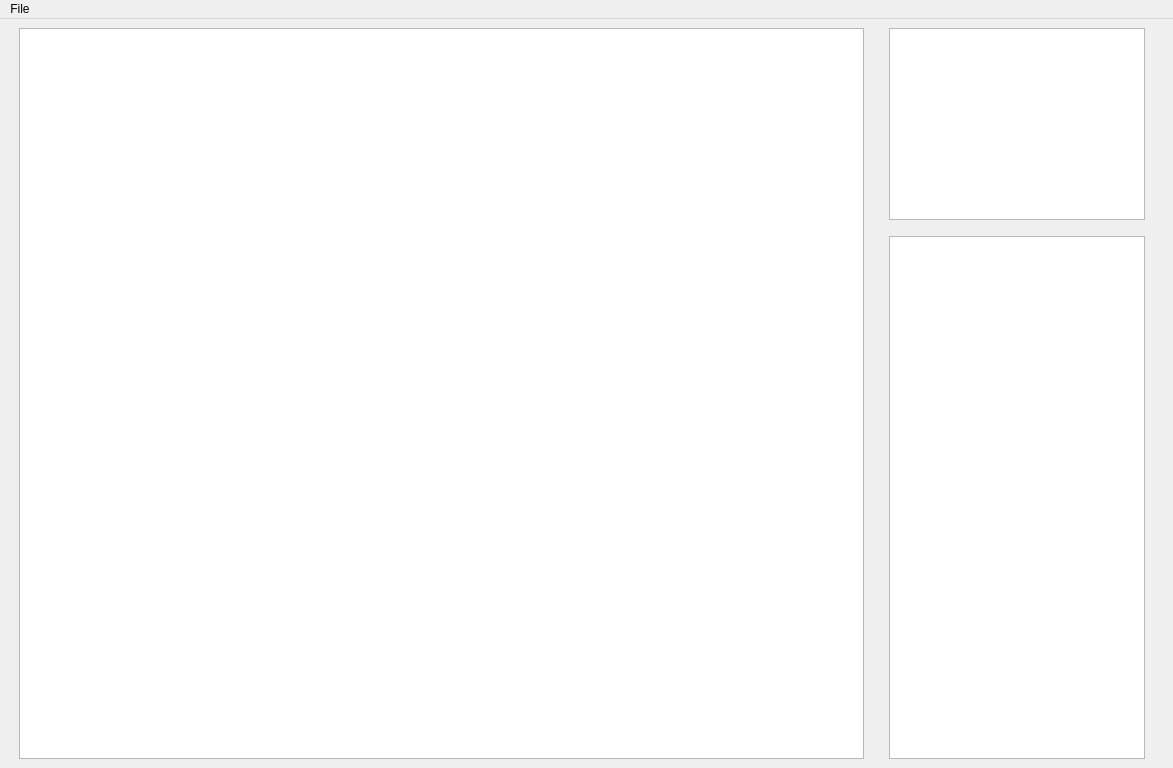
<?xml version="1.0" encoding="UTF-8"?>
<ui version="4.0">
 <class>MainWindow</class>
 <widget class="QMainWindow" name="MainWindow">
  <property name="geometry">
   <rect>
    <x>0</x>
    <y>0</y>
    <width>1173</width>
    <height>768</height>
   </rect>
  </property>
  <property name="windowTitle">
   <string>MainWindow</string>
  </property>
  <widget class="QWidget" name="centralwidget">
   <layout class="QHBoxLayout" name="horizontalLayout">
    <item>
     <spacer name="horizontalSpacer_2">
      <property name="orientation">
       <enum>Qt::Horizontal</enum>
      </property>
      <property name="sizeType">
       <enum>QSizePolicy::Fixed</enum>
      </property>
      <property name="sizeHint" stdset="0">
       <size>
        <width>10</width>
        <height>20</height>
       </size>
      </property>
     </spacer>
    </item>
    <item>
     <widget class="QGraphicsView" name="gV"/>
    </item>
    <item>
     <spacer name="horizontalSpacer">
      <property name="orientation">
       <enum>Qt::Horizontal</enum>
      </property>
      <property name="sizeType">
       <enum>QSizePolicy::Fixed</enum>
      </property>
      <property name="sizeHint" stdset="0">
       <size>
        <width>10</width>
        <height>20</height>
       </size>
      </property>
     </spacer>
    </item>
    <item>
     <widget class="QWidget" name="widget" native="true">
      <property name="sizePolicy">
       <sizepolicy hsizetype="Preferred" vsizetype="Preferred">
        <horstretch>0</horstretch>
        <verstretch>0</verstretch>
       </sizepolicy>
      </property>
      <layout class="QVBoxLayout" name="verticalLayout">
       <property name="topMargin">
        <number>0</number>
       </property>
       <property name="bottomMargin">
        <number>0</number>
       </property>
       <item>
        <widget class="QGraphicsView" name="preview">
         <property name="sizePolicy">
          <sizepolicy hsizetype="Fixed" vsizetype="Fixed">
           <horstretch>0</horstretch>
           <verstretch>0</verstretch>
          </sizepolicy>
         </property>
        </widget>
       </item>
       <item>
        <spacer name="verticalSpacer">
         <property name="orientation">
          <enum>Qt::Vertical</enum>
         </property>
         <property name="sizeType">
          <enum>QSizePolicy::Fixed</enum>
         </property>
         <property name="sizeHint" stdset="0">
          <size>
           <width>20</width>
           <height>10</height>
          </size>
         </property>
        </spacer>
       </item>
       <item>
        <widget class="QTableWidget" name="tW">
         <property name="sizePolicy">
          <sizepolicy hsizetype="Fixed" vsizetype="Expanding">
           <horstretch>0</horstretch>
           <verstretch>0</verstretch>
          </sizepolicy>
         </property>
        </widget>
       </item>
      </layout>
     </widget>
    </item>
    <item>
     <spacer name="horizontalSpacer_3">
      <property name="orientation">
       <enum>Qt::Horizontal</enum>
      </property>
      <property name="sizeType">
       <enum>QSizePolicy::Fixed</enum>
      </property>
      <property name="sizeHint" stdset="0">
       <size>
        <width>10</width>
        <height>10</height>
       </size>
      </property>
     </spacer>
    </item>
   </layout>
  </widget>
  <widget class="QMenuBar" name="menubar">
   <property name="geometry">
    <rect>
     <x>0</x>
     <y>0</y>
     <width>1173</width>
     <height>26</height>
    </rect>
   </property>
   <widget class="QMenu" name="menuFile">
    <property name="title">
     <string>File</string>
    </property>
    <addaction name="actionOpen"/>
   </widget>
   <addaction name="menuFile"/>
  </widget>
  <action name="actionNew">
   <property name="text">
    <string>New</string>
   </property>
  </action>
  <action name="actionOpen">
   <property name="text">
    <string>Open</string>
   </property>
  </action>
 </widget>
 <resources/>
 <connections/>
</ui>
